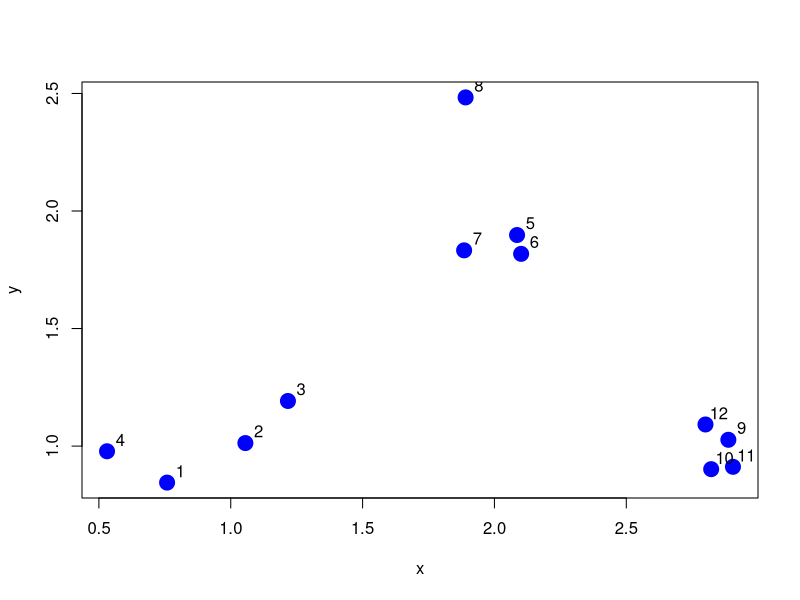
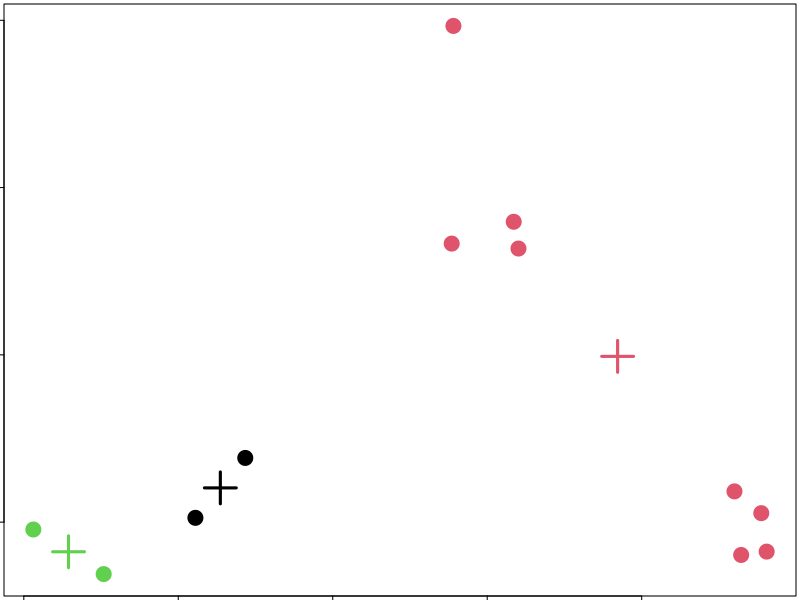
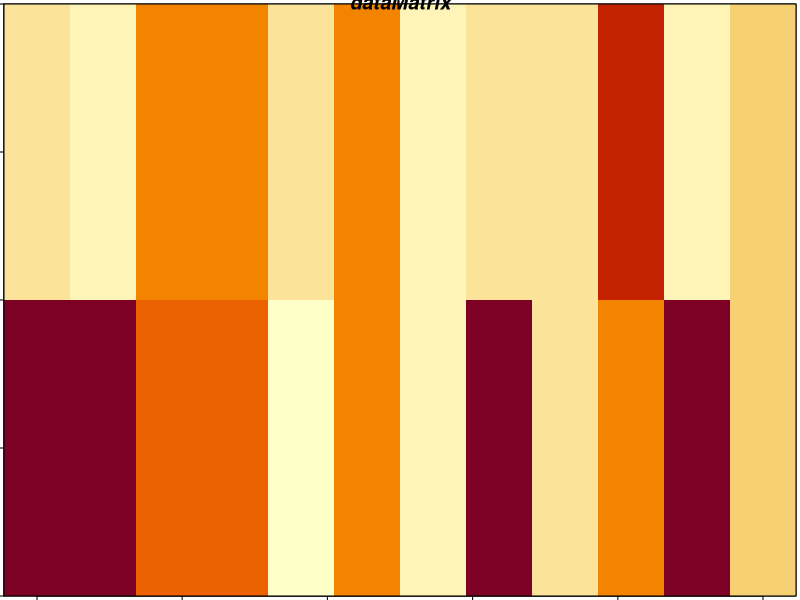
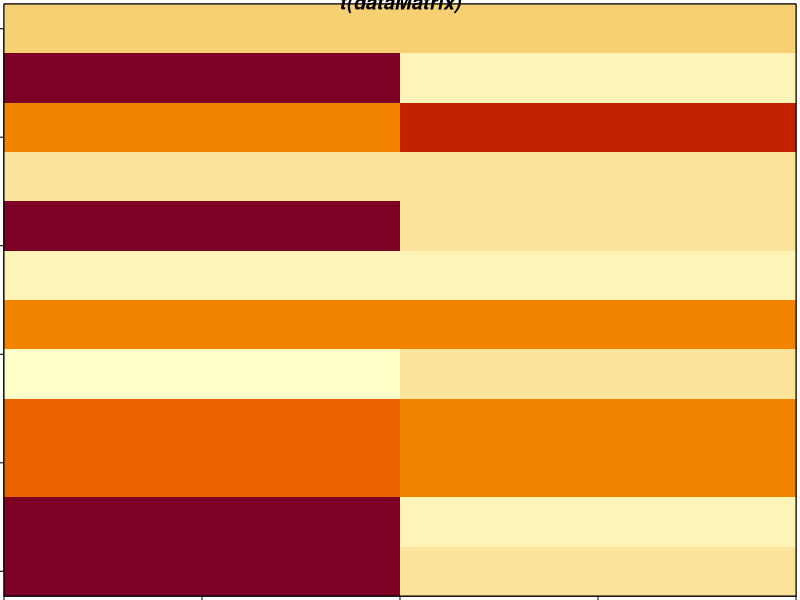
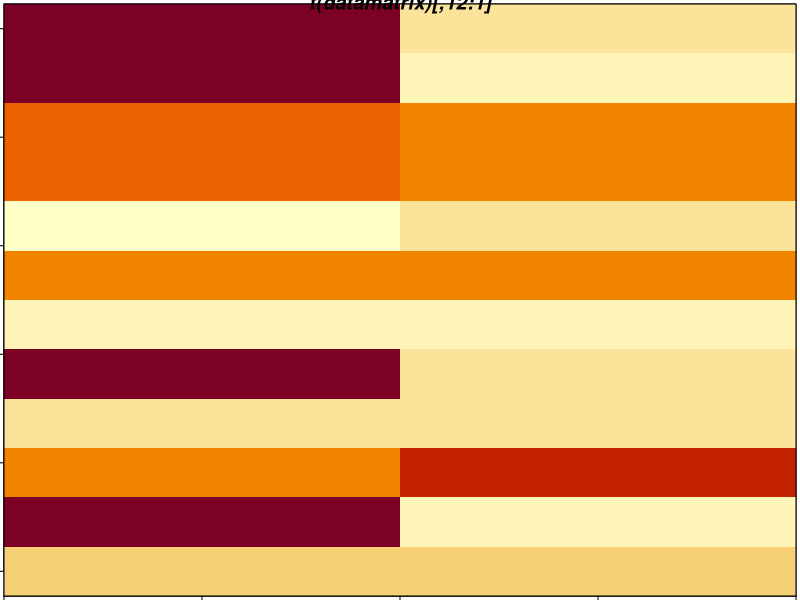
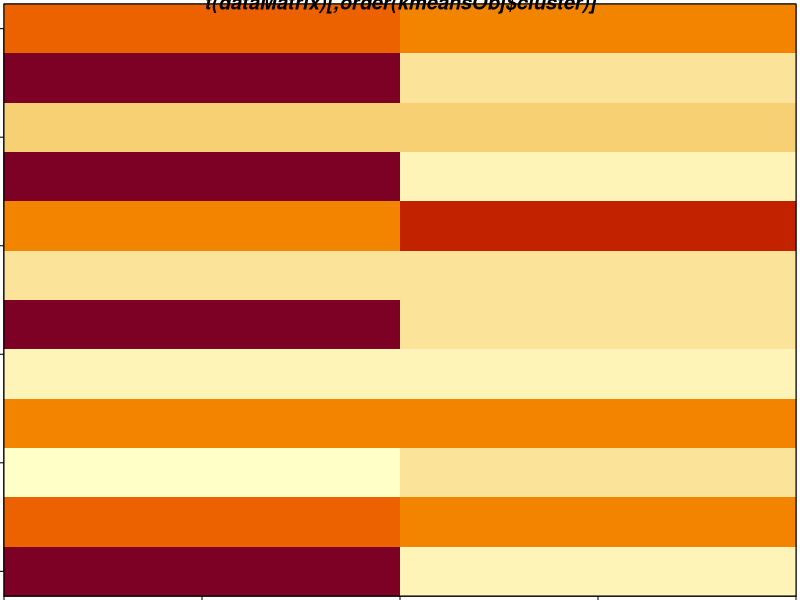
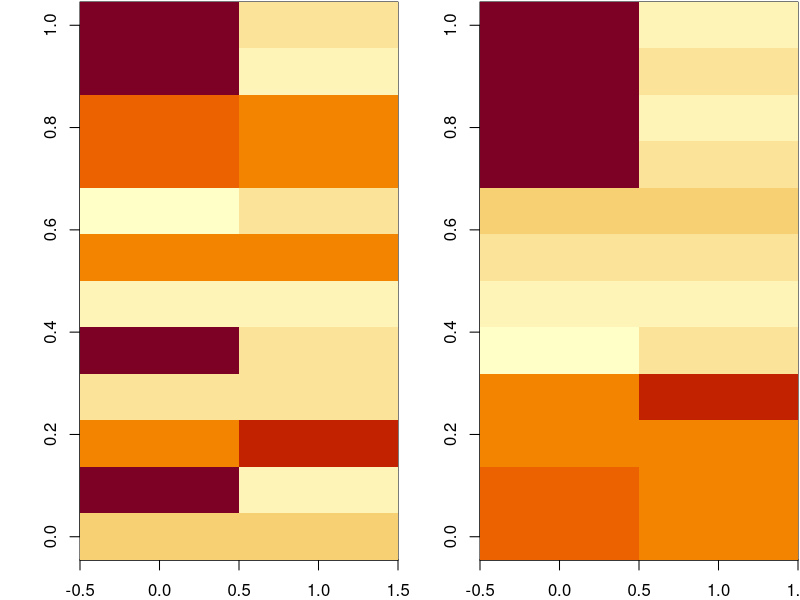

Write the R code that produced these figures, in order.
# K-Means Clustering (part 2)

# kmeans()
set.seed(1234)
x <- rnorm(12, mean = rep(1:3, each = 4), sd = 0.2)        
y <- rnorm(12, mean = rep(c(1, 2, 1), each = 4), sd = 0.2)
plot(x, y, col = "blue", pch = 19, cex = 2)
text(x + 0.05, y + 0.05, labels = as.character(1:12))

dataFrame <- data.frame(x,y)
kmeansObj <- kmeans(dataFrame, centers = 3) # perform k-means clustering analysis and set 3 centroids
names(kmeansObj)
kmeansObj$cluster 

# visualise the kmeans()
par(mar = rep(0.2, 4))
plot(x, y, col = kmeansObj$cluster, pch = 19, cex = 2)
points(kmeansObj$centers, col = 1:3, pch = 3, cex = 3, lwd = 3)

# heatmaps - making heatmap to match data frame
set.seed(1234)
dataMatrix <- as.matrix(dataFrame)[sample(1:12),] 
dataMatrix
image(dataMatrix)
box()
title(main = "dataMatrix", font.main = 4)

image(t(dataMatrix))
box()
title(main = "t(dataMatrix)", font.main = 4) # Transpose 

image(t(dataMatrix)[,nrow(dataMatrix):1]) 
box()
title(main = "t(datamatrix)[,12:1]", font.main = 4) # Inverse the columns (this heat map is alligned with the dataframe)

image(t(dataMatrix)[,order(kmeansObj$cluster)])
box()
title(main = "t(dataMatrix)[,order(kmeansObj$cluster)]", font.main = 4) # re-order the columns based on clusters

kmeansObj <- kmeans(dataMatrix, centers=3) 
par(mfrow=c(1,2), mar = c(2, 4, 0.1, 0.1)) 
image(t(dataMatrix)[,nrow(dataMatrix):1]) # t = transpose
image(t(dataMatrix)[,order(kmeansObj$cluster)])

